Frame 1 (no input): blank canvas, image omitted
Frame 60 (the mouse pressed at the canvas centre just before this capture): blank canvas, image omitted
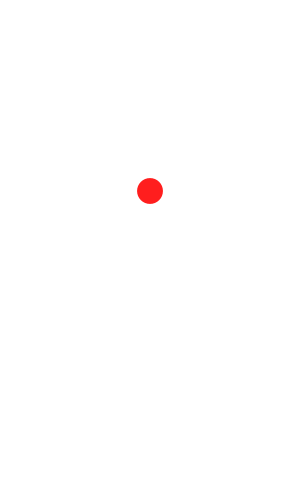
Frame 120 (the mouse held since frame 60 and released just before this capture)

The Processing sketch whose frames 1 and 60 were blank and that drew this single picture after the mouse press (run headless with seeded random() and noise(); from frame 60 on, the mouse is pressed at the canvas centre):

// Processing sketch: triggeredAnimationMultipleAttributesSolution
// ── triggeredAnimationMultipleAttributesSolution.pde
float dia = 0; //initially empty
float x;
float y; 
float alpha;

void setup() {
  size(300, 500);
  background(255);
}

void draw() {
  background(255);
  fill(255, 0, 0, alpha);
  noStroke();
  ellipse(x, y, dia, dia);
  dia = dia + 0.1; //inflate
  y = y - 1; //move up as it's getting lighter
  alpha = alpha - 0.5; 
}

void mousePressed() {
  x = mouseX;
  y = mouseY;
  dia = 20;
  alpha = 255;
}
